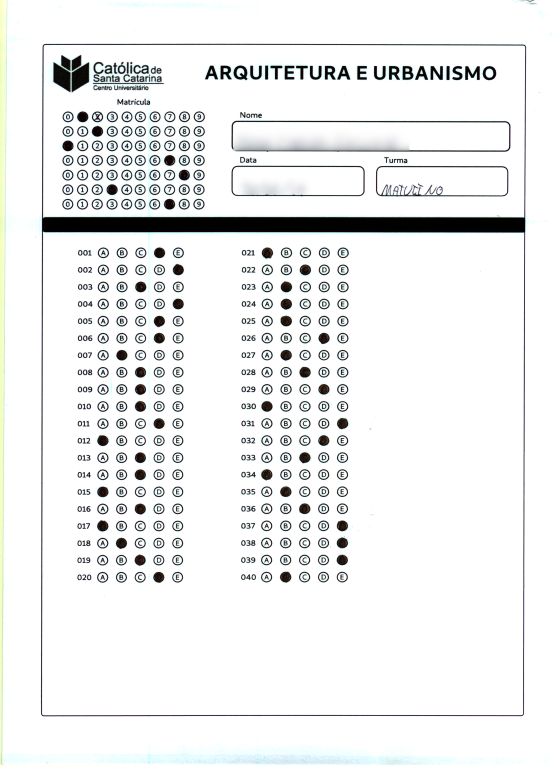
#> input picture Prova0002.png, 1654 x 2338 px (shown at 1/3 size)
$ python -i leitor_gabarito_function.py   (imports and definitions only)
#> lines starting #> are read from the running program, lines starting #| are printed output that depends on the picture; after the words box and inside, x2 and y2 are one past the last pixel; in counts of white or black regions, pixels touching at a corner belong together
# -*- coding: utf-8 -*-
# USo
# python test_grader.py --image images/test_01.png

# Importar os pacotes necessarios
from imutils.perspective import four_point_transform
from imutils import contours
import numpy as np
import argparse
import imutils
import cv2
import os
import sqlite3


def extrair_matricula(imgMatricula):
    # Le a imagem inteira
#> called with imgMatricula = 'Prova0002.png'
    image = cv2.imread(imgMatricula)
#> image is the input picture: shape (2338, 1654, 3); mean B, G, R 237.8, 237.9, 236.9
    # StartY EndY Start X EndX
    #image = image[310:650, 100:640]
    image = image[310:670, 120:640]
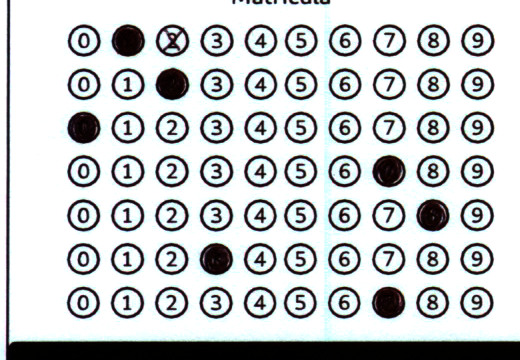
#> image: shape (360, 520, 3); mean B, G, R 202.8, 201.8, 198.2
    #image = image[250:650, 100:640]
    # Passa pra tons de cinza
    gray = cv2.cvtColor(image, cv2.COLOR_BGR2GRAY)
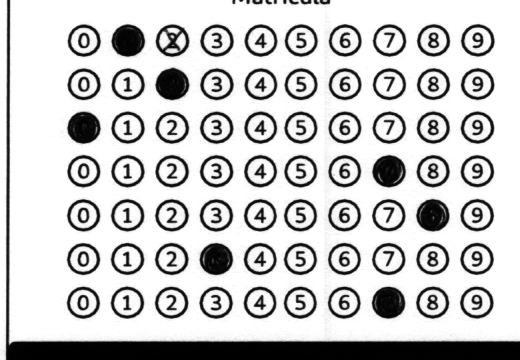
#> gray: shape (360, 520); min 0, max 255, mean 200.9
    # Filtro para eliminar ruidos
    blurred = cv2.GaussianBlur(gray, (5, 5), 0)
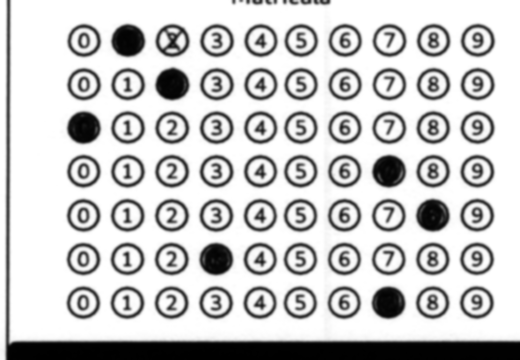
#> blurred: shape (360, 520); min 0, max 255, mean 200.9
    # Tratamento para detectar contornos
    edged = cv2.Canny(blurred, 75, 200)
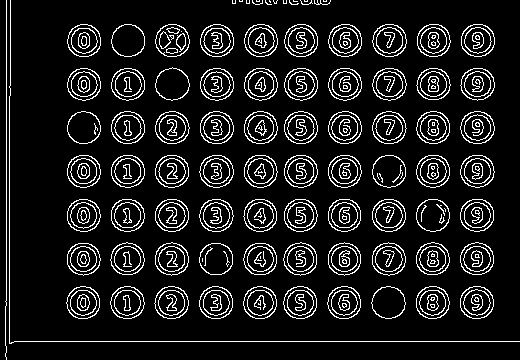
#> edged: shape (360, 520); 10.8% white in thin lines or dots
    # Aplica metodo Otsu's thresholding para binarizar a imagem corrigida (coluna 1 e 2)
    thresh = cv2.threshold(gray, 0, 255, cv2.THRESH_BINARY_INV | cv2.THRESH_OTSU)[1]
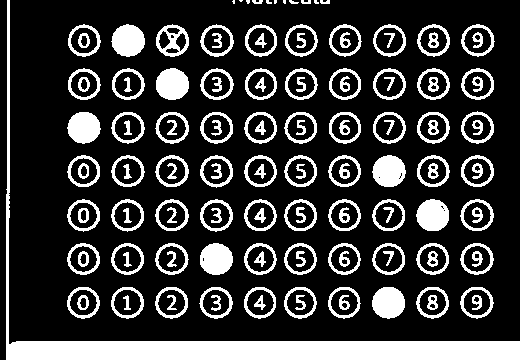
#> thresh: shape (360, 520); 22% white; 144 white regions (7 under 20 px)
    #cv2.imshow("Recorte_Matricula", image)
    #cv2.waitKey(0)

    # Encontra o contorno na imagem distorcida, e inicializa a lista de contornos que correspondem a questao
    # 	Col1
    cnts = cv2.findContours(thresh.copy(), cv2.RETR_EXTERNAL, cv2.CHAIN_APPROX_SIMPLE)
#> cnts = 82 contours, 11 with area under 20; largest, box (x1, y1, x2, y2) and area: (6, 0, 520, 360) 9920, (111, 24, 145, 57) 799, (156, 24, 189, 57) 796, (460, 199, 494, 231) 794, (155, 199, 189, 231) 794
    cnts = imutils.grab_contours(cnts)
    numMatricula = []

    #print("Numero de contornos Matricula: {:.2f}\r" . format(len(cnts)))
    # looping nos contornos da Matricula
    for c in cnts:
        # computa o contorno de cada bounding box entao usa o bounding box para calcular o aspect ratio
        (x, y, w, h) = cv2.boundingRect(c)
        ar = w / float(h)

        # para nomear o contorno como número de matricula a região precisa ser
        # suficientemente larga e alta e ter um aspect ratio de aproximadamente 1
        if w >= 28 and h >= 28 and ar >= 0.8 and ar <= 1.2:
            numMatricula.append(c)
#> this loop made 82 passes
#> (x, y, w, h, ar) on passes 1 to 12: (460, 287, 34, 32, 1.06), (416, 287, 33, 32, 1.03), (372, 287, 33, 32, 1.03), (328, 287, 33, 32, 1.03), (284, 287, 33, 32, 1.03), (244, 287, 32, 32, 1), (199, 287, 34, 32, 1.06), (155, 287, 33, 32, 1.03), (111, 287, 33, 32, 1.03), (67, 287, 33, 32, 1.03), (460, 243, 34, 32, 1.06), (416, 243, 33, 32, 1.03)
#> after the loop, numMatricula = 70 contours; largest, box (x1, y1, x2, y2) and area: (111, 24, 145, 57) 799, (156, 24, 189, 57) 796, (460, 199, 494, 231) 794, (155, 199, 189, 231) 794, (372, 155, 406, 187) 794
    #print("Numero linhas detectadas na matrícula: {:.2f}\r" . format(len(numMatricula)/10))

    #todos = cv2.drawContours(image,numMatricula,-1,255,3)
    #cv2.imshow("Todos",todos)

    numMatricula = contours.sort_contours(numMatricula, method="top-to-bottom")[0]
    numeroMatricula =""

    for (q, i) in enumerate(np.arange(0, len(numMatricula), 10)):
        # organiza os contornos da questao atual da esquerda pra direita
        cnts = contours.sort_contours(numMatricula[i:i + 10])[0]
        bubbled = None
        # Passa por todos os contornos que foram organizados
        for (j, c) in enumerate(cnts):
    		# constroi uma mascara para revelar qual bolinha esta marcada
            mask = np.zeros(thresh.shape, dtype="uint8")
            cv2.drawContours(mask, [c], -1, 255, -1)

            # aplica a mascara na imagem e conta quantos pixels nao zero aparecem dentro da bolinha
            mask = cv2.bitwise_and(thresh, thresh, mask=mask)
            total = cv2.countNonZero(mask)
            #print(j," - ",total,"\t")

            # se o total é maior do que o total de pixels nao zero entao esta e a bolinha que foi marcada
            if bubbled is None or total > bubbled[0]:
                bubbled = (total, j)
        numeroMatricula = numeroMatricula + str(bubbled[1])
#> this loop made 7 passes
#> (i, numeroMatricula) on passes 1 to 7: (0, '1'), (10, '12'), (20, '120'), (30, '1207'), (40, '12078'), (50, '120783'), (60, '1207837')
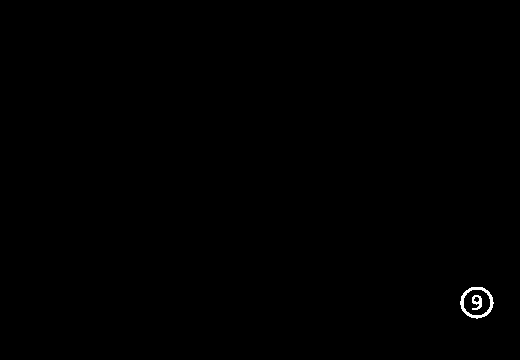
#> mask: shape (360, 520); 0.21% white; 2 white regions, box (x1, y1, x2, y2) and area: (460, 287, 494, 319) 296, (472, 295, 482, 310) 91
    return numeroMatricula


# Função que converte o Gabarito fornecido em forma de texto para a forma usada pelo software
# [210 lines left out: functions monta_AnswareKey, corrige_prova, corrige_questoes, conta_contornos, consulta_matricula, main, not called in this run]

# [2 lines not run here, left out]


>>> result = extrair_matricula('Prova0002.png')
#> result = '1207837'
